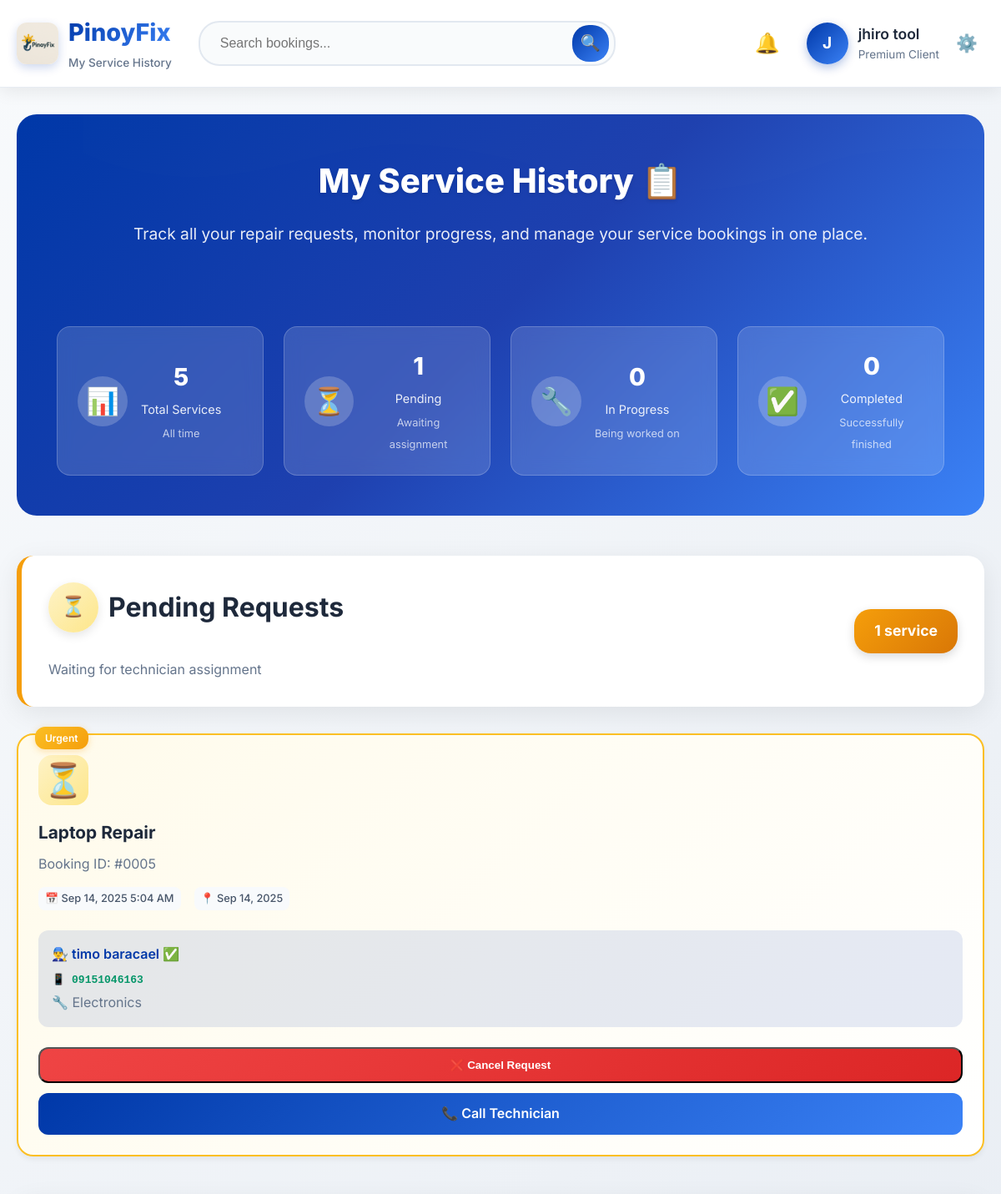
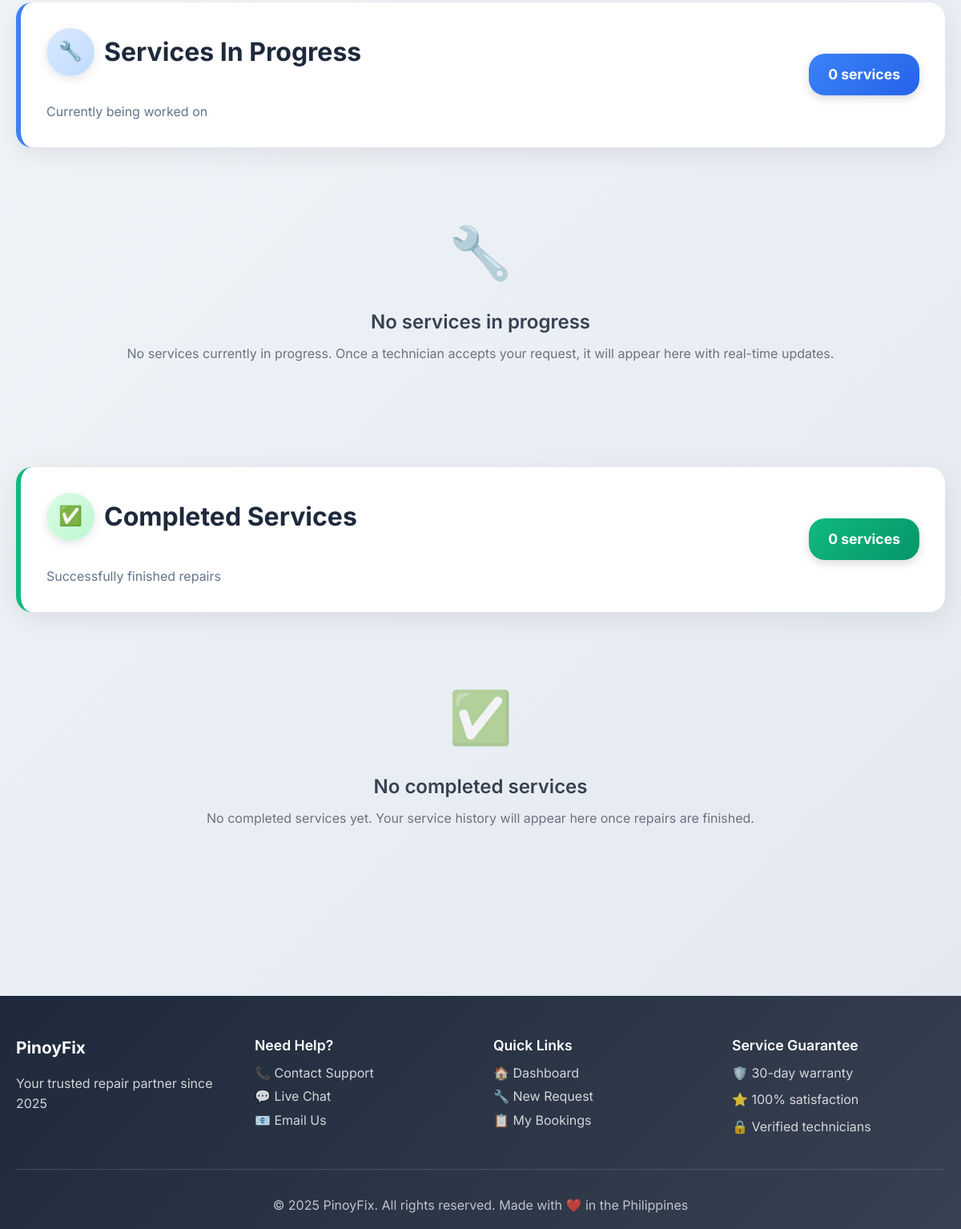
The app's page /client/my_bookings.php (signed in) with its own data (2 pictures, top to bottom).
### tables this page shows
CREATE TABLE `client` (
  `Client_ID` int(11) NOT NULL,
  `Admin_ID` int(11) DEFAULT NULL,
  `Client_FN` varchar(255) DEFAULT NULL,
  `Client_LN` varchar(255) DEFAULT NULL,
  `Client_Email` varchar(255) DEFAULT NULL,
  `Client_Pass` varchar(255) DEFAULT NULL,
  `Client_Phone` varchar(255) DEFAULT NULL,
  `Is_Subscribed` tinyint(1) NOT NULL DEFAULT 0,
  `Subscription_Expires` datetime DEFAULT NULL
);

CREATE TABLE `booking` (
  `Booking_ID` int(11) NOT NULL,
  `Client_ID` int(11) DEFAULT NULL,
  `Technician_ID` int(11) DEFAULT NULL,
  `Service_Type` varchar(255) DEFAULT NULL,
  `AptDate` timestamp NOT NULL DEFAULT current_timestamp() ON UPDATE current_timestamp(),
  `Status` varchar(255) DEFAULT NULL,
  `Description` text DEFAULT NULL
);

CREATE TABLE `technician` (
  `Technician_ID` int(11) NOT NULL,
  `Admin_ID` int(11) DEFAULT NULL,
  `Technician_FN` varchar(255) DEFAULT NULL,
  `Technician_LN` varchar(255) DEFAULT NULL,
  `Technician_Email` varchar(255) DEFAULT NULL,
  `Technician_Pass` varchar(255) DEFAULT NULL,
  `Technician_Phone` varchar(255) DEFAULT NULL,
  `Specialization` varchar(255) DEFAULT NULL,
  `Service_Pricing` varchar(255) DEFAULT NULL,
  `Service_Location` varchar(255) DEFAULT NULL,
  `Status` varchar(255) DEFAULT NULL,
  `Ratings` varchar(255) DEFAULT NULL,
  `Technician_Profile` varchar(255) DEFAULT NULL,
  `Tech_Certificate` varchar(255) DEFAULT NULL,
  `Is_Subscribed` tinyint(1) NOT NULL DEFAULT 0,
  `Subscription_Expires` datetime DEFAULT NULL
);

### client/my_bookings.php (the view, shortened to what the rows shown need)
<?php
include '../connection.php';
$user_id = $_SESSION['user_id'];
$stmt = $conn->prepare("SELECT Client_FN, Client_LN FROM client WHERE Client_ID = ?");
$stmt->bind_param("i", $user_id);
$stmt->execute();
$result = $stmt->get_result();
$client = $result->fetch_assoc();
?>
<!DOCTYPE html>
<html lang="en">
<head>
    <link rel="stylesheet" href="../css/client-dashboard-modern.css">
</head>
<body>
    <header class="modern-header">
        <div class="container">
            <div class="header-content">
                <div class="brand-section">
                    <div class="logo-container">
                        <div class="brand-text">
                            <h1>PinoyFix</h1>
                        </div>
                    </div>
                </div>
                <div class="user-section">
                    <div class="user-menu">
                        <div class="user-avatar">
                            <span><?php echo strtoupper(substr($client['Client_FN'], 0, 1)); ?></span>
                        </div>
                        <div class="user-info">
                            <h3><?php echo htmlspecialchars($client['Client_FN'] . ' ' . $client['Client_LN']); ?></h3>
                            <p>Premium Client</p>
                        </div>
                    </div>
                </div>
            </div>
        </div>
    </header>
    <div class="dashboard-container">
        <div class="container">
            <section class="dashboard-hero" style="background: linear-gradient(135deg, #0038A8 0%, #1e40af 50%, #3b82f6 100%); margin-bottom: 3rem;">
                <div class="hero-content">
                    <div class="welcome-text">
                        <h1>My Service History 📋</h1>
                    </div>
                    <?php
                    $stats_query = "
                        SELECT
                            SUM(CASE WHEN Status IN ('pending', 'assigned') THEN 1 ELSE 0 END) as pending_count,
                            SUM(CASE WHEN Status = 'in_progress' THEN 1 ELSE 0 END) as progress_count,
                            SUM(CASE WHEN Status = 'completed' THEN 1 ELSE 0 END) as completed_count,
                            COUNT(*) as total_count
                        FROM booking
                        WHERE Client_ID = ?
                    ";
                    $stats_stmt = $conn->prepare($stats_query);
                    $stats_stmt->bind_param("i", $user_id);
                    $stats_stmt->execute();
                    $stats = $stats_stmt->get_result()->fetch_assoc();
                    ?>
                </div>
            </section>
            <?php
            $statuses = [
                'pending' => [
                    'title' => 'Pending Requests',
                    'icon' => '⏳',
                    'class' => 'pending',
                    'description' => 'Waiting for technician assignment',
                    'filters' => ['pending', 'assigned']
                ],
                'in_progress' => [
                    'title' => 'Services In Progress',
                    'icon' => '🔧',
                    'class' => 'progress',
                    'description' => 'Currently being worked on',
                    'filters' => ['in_progress']
                ],
                'completed' => [
                    'title' => 'Completed Services',
                    'icon' => '✅',
                    'class' => 'completed',
                    'description' => 'Successfully finished repairs',
                    'filters' => ['completed']
                ]
            ];
            foreach ($statuses as $status => $config):
                try {
                    $placeholders = implode(',', array_fill(0, count($config['filters']), '?'));
                    $bookings_query = "
                        SELECT b.*, t.Technician_FN, t.Technician_LN, t.Technician_Phone, t.Specialization, t.Service_Pricing,
                               jp.JobPayment_ID, jp.Amount AS JobPayment_Amount, jp.Method AS JobPayment_Method, jp.Status AS JobPayment_Status
                        FROM booking b
                        LEFT JOIN technician t ON b.Technician_ID = t.Technician_ID
                        LEFT JOIN job_payments jp ON jp.Booking_ID = b.Booking_ID
                        WHERE b.Client_ID = ? AND b.Status IN ($placeholders)
                        ORDER BY b.AptDate DESC
                    ";
                    $bookings_stmt = $conn->prepare($bookings_query);
                    $types = 'i' . str_repeat('s', count($config['filters']));
                    $params = array_merge([$user_id], $config['filters']);
                    $bookings_stmt->bind_param($types, ...$params);
                    $bookings_stmt->execute();
                    $bookings_result = $bookings_stmt->get_result();
                    $booking_count = $bookings_result->num_rows;
            ?>
                    <section class="marketplace-actions" style="margin-bottom: 3rem;">
                        <div class="section-title-container" style="display: flex; justify-content: space-between; align-items: center; margin-bottom: 2rem; background: white; padding: 2rem; border-radius: 20px; box-shadow: 0 8px 32px rgba(0,0,0,0.08); border-left: 6px solid <?php echo $status === 'pending' ? '#f59e0b' : ($status === 'in_progress' ? '#3b82f6' : '#10b981'); ?>;">
                            <div>
                                <h2 class="section-title">
                                    <span class="title-icon" style="background: <?php echo $status === 'pending' ? 'linear-gradient(135deg, #fef3c7, #fde68a)' : ($status === 'in_progress' ? 'linear-gradient(135deg, #dbeafe, #bfdbfe)' : 'linear-gradient(135deg, #dcfce7, #bbf7d0)'); ?>; color: <?php echo $status === 'pending' ? '#92400e' : ($status === 'in_progress' ? '#1d4ed8' : '#047857'); ?>; width: 60px; height: 60px; border-radius: 50%; display: flex; align-items: center; justify-content: center; box-shadow: 0 4px 12px rgba(0,0,0,0.1);"><?php echo $config['icon']; ?></span>
                                    <?php echo $config['title']; ?>
                                </h2>
                                <p style="color: #64748b; margin-top: 0.5rem;"><?php echo $config['description']; ?></p>
                            </div>
                            <div style="text-align: center;">
                                <div style="background: <?php echo $status === 'pending' ? 'linear-gradient(135deg, #f59e0b, #d97706)' : ($status === 'in_progress' ? 'linear-gradient(135deg, #3b82f6, #2563eb)' : 'linear-gradient(135deg, #10b981, #059669)'); ?>; color: white; padding: 12px 24px; border-radius: 20px; font-weight: 700; font-size: 1.1rem; box-shadow: 0 4px 12px rgba(0,0,0,0.15);">
                                    <?php echo $booking_count; ?> service<?php echo $booking_count !== 1 ? 's' : ''; ?>
                                </div>
                            </div>
                        </div>
                        <?php if ($booking_count > 0): ?>
                            <div class="action-marketplace">
                                <?php while ($booking = $bookings_result->fetch_assoc()): ?>
                                    <div class="action-item <?php echo $status === 'pending' ? 'featured' : ''; ?>" data-booking-id="<?php echo $booking['Booking_ID']; ?>">
                                        <?php if ($status === 'pending'): ?>
                                            <div class="action-badge">Urgent</div>
                                        <?php endif; ?>
                                        <div class="action-icon" style="background: <?php echo $status === 'pending' ? 'linear-gradient(135deg, #fef3c7, #fde68a)' : ($status === 'in_progress' ? 'linear-gradient(135deg, #dbeafe, #bfdbfe)' : 'linear-gradient(135deg, #dcfce7, #bbf7d0)'); ?>; color: <?php echo $status === 'pending' ? '#92400e' : ($status === 'in_progress' ? '#1d4ed8' : '#047857'); ?>;">
                                            <?php echo $config['icon']; ?>
                                        </div>
                                        <div class="action-details">
                                            <h3><?php echo htmlspecialchars($booking['Service_Type']); ?></h3>
                                            <p>Booking ID: #<?php echo str_pad($booking['Booking_ID'], 4, '0', STR_PAD_LEFT); ?></p>
                                            <div class="action-meta">
                                                <span>📅 <?php echo date('M j, Y g:i A', strtotime($booking['AptDate'])); ?></span>
                                                <span>📍 <?php echo date('M j, Y', strtotime($booking['AptDate'])); ?></span>
                                            </div>
                                            <?php if (!empty($booking['Technician_FN'])): ?>
                                                <div style="background: rgba(0, 56, 168, 0.1); padding: 1rem; border-radius: 12px; margin: 1rem 0;">
                                                    <div style="font-weight: 600; color: #0038A8; margin-bottom: 0.5rem;">
                                                        👨‍🔧 <?php echo htmlspecialchars($booking['Technician_FN'] . ' ' . $booking['Technician_LN']); ?> ✅
                                                    </div>
                                                    <div style="font-family: monospace; color: #059669; font-weight: 600; margin-bottom: 0.25rem;">
                                                        📱 <?php echo htmlspecialchars($booking['Technician_Phone']); ?>
                                                    </div>
                                                    <div style="color: #64748b;">
                                                        🔧 <?php echo htmlspecialchars($booking['Specialization'] ?? 'General Repair'); ?>
                                                    </div>
                                                </div>
                                            <?php endif; ?>
                                        </div>
                                        <div style="display: flex; flex-direction: column; gap: 0.75rem; margin-top: 1.5rem;">
                                            <?php if (in_array($booking['Status'], ['pending', 'assigned'], true)): ?>
                                                <button class="action-btn" style="background: linear-gradient(135deg, #ef4444, #dc2626);" onclick="cancelBooking(<?php echo $booking['Booking_ID']; ?>)">
                                                    ❌ Cancel Request
                                                </button>
                                            <?php endif; ?>
                                            <?php if (!empty($booking['Technician_Phone'])): ?>
                                                <a href="tel:<?php echo $booking['Technician_Phone']; ?>" class="action-btn">
                                                    📞 Call Technician
                                                </a>
                                            <?php endif; ?>
                                        </div>
                                    </div>
                                <?php endwhile; ?>
                            </div>
                        <?php endif; ?>
                    </section>
            <?php
                } catch (Exception $e) {
                    echo "<div style='background: rgba(239, 68, 68, 0.1); border: 2px solid rgba(239, 68, 68, 0.3); color: #991b1b; padding: 1.5rem; border-radius: 16px; margin: 2rem; text-align: center; font-weight: 600;'>Error loading bookings: " . htmlspecialchars($e->getMessage()) . "</div>";
                }
            endforeach;
            ?>
        </div>
    </div>
</body>
</html>

### records on screen
client: Client_FN "J", Client_FN+Client_LN "jhiro tool"
booking: icon "⏳", Service_Type "Laptop Repair", Booking_ID "0005", AptDate "Sep 14, 2025 5:04 AM", AptDate "Sep 14, 2025", Technician_ID.Technician_LN "timo baracael", Technician_ID.Technician_Phone "09151046163", Technician_ID.Specialization "Electronics"

### other values on screen
$stats['total_count'] "5"
$stats['pending_count'] "1"
$stats['progress_count'] "0"
$stats['completed_count'] "0"
$config['icon'] "⏳"
$config['title'] "Pending Requests"
$config['description'] "Waiting for technician assignment"
$booking_count "1"
$config['icon'] "🔧"
$config['title'] "Services In Progress"
$config['description'] "Currently being worked on"
$booking_count "0"
$config['title'] "services in progress"
$config['icon'] "✅"
$config['title'] "Completed Services"
